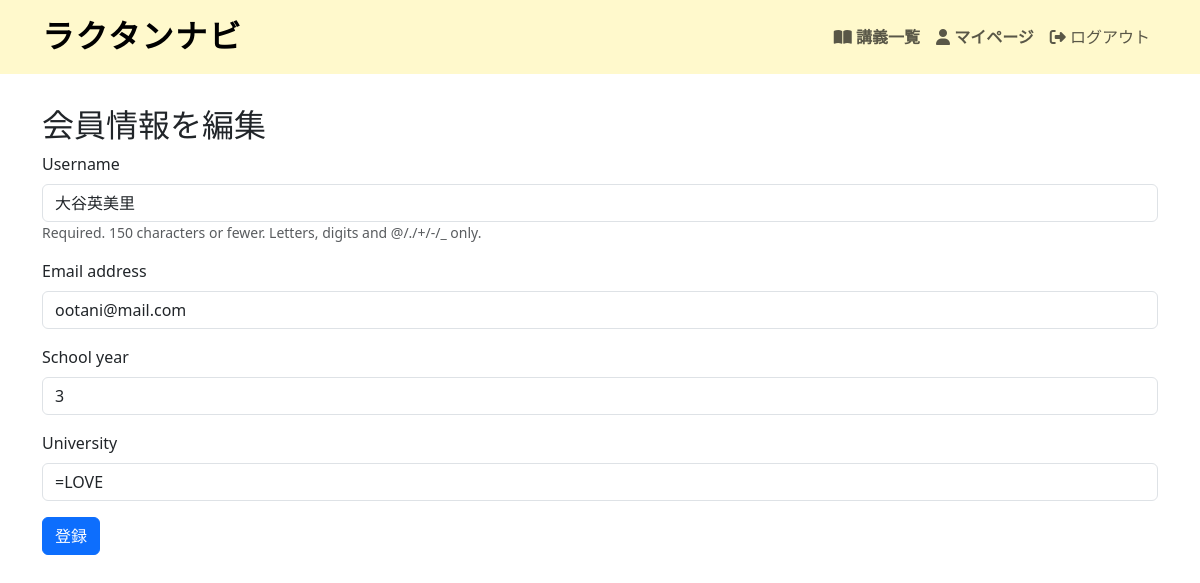
Screenshot of /users/2/edit/ (signed in) with the database file from the repository.
### helloworld/models.py (models this page shows, shortened)
class User(AbstractUser):
    university = models.CharField(max_length=128, null=True, blank=True)
    school_year = models.PositiveIntegerField(null=True, blank=True)
    is_manager = models.BooleanField(default=False)

### helloworld/views.py (the view)
# urls.py: path('users/<int:user_id>/edit/', views.user_edit, name='users_edit'),
@login_required
def user_edit(request, user_id):
    user = get_object_or_404(User, pk=user_id)
    if user != request.user:
        messages.error(request, 'このページの編集は許可されていません。')
        return redirect('top')
    if request.method == 'POST':
        form = CustomUserEditForm(request.POST, instance=user)
        if form.is_valid():
            form.save()
            return redirect('users_show', user_id=user_id)
    else:
        form = CustomUserEditForm(instance=user)
    return render(request, 'snippets/users/edit.html', {'form': form})

### helloworld/forms.py
class CustomUserEditForm(forms.ModelForm):
    class Meta:
        model = User
        fields = ['username', 'email', 'school_year', 'university']

### helloworld/templates/snippets/users/edit.html (shortened to what this page needs)
{% extends 'base.html' %}
{% load django_bootstrap5 %}
{% block main %}
    <h2>会員情報を編集</h2>
    <form method="post">
        {% bootstrap_form form %}
        {% bootstrap_button button_type='submit' content='登録' %}
    </form>
{% endblock %}

### rows the page displays
User: username "大谷英美里", email "ootani@mail.com", school_year "3", university "=LOVE"
